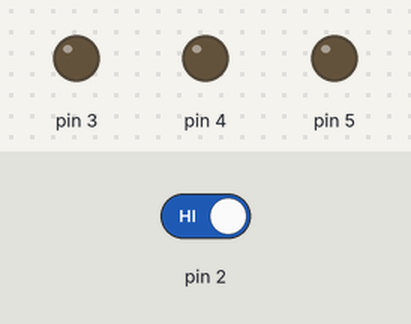
This sketch was run on a simulated Arduino Uno, built with avr-gcc and run on an emulated ATmega328P. On the bench: output pins drawn as LEDs (lit = HIGH). Dashed ring = blinking. The inputs (shaded band) are chosen by the test bench; at power-on: pin 2 HIGH.

Above: at 0.1 s.
At 14.45 s:
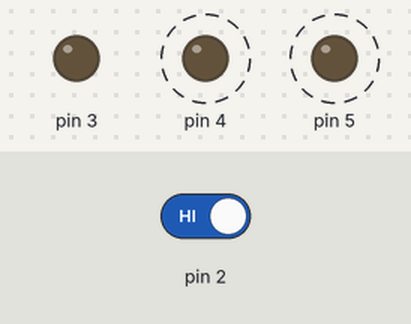
14.5 s: pin 2 driven LOW
At 17.9 s:
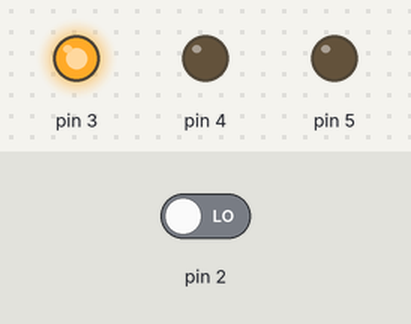
Timing chart, 0 to 19.4 s (numbered marks = the images above; inputs shaded):
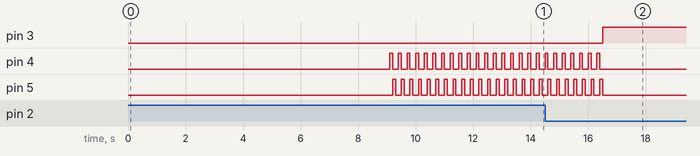

Measured:
- after the input at 14.5 s, pin 3: LOW → HIGH after 2.0 s

The sketch:

specialSpaceshipInterface.ino
```cpp
int switchstate = 0, delayIndex = 0, delayState = 10;

void setup(){
  // declare the LED pins as outputs
  pinMode(3,OUTPUT);
  pinMode(4,OUTPUT);
  pinMode(5,OUTPUT);

  // declare the switch pin as an input
  pinMode(2,INPUT);
}

void loop(){

  // read the value of the switch
  // digitalRead() checks to see if there is voltage on the pin or not
  switchstate = digitalRead(2);

  if (switchstate == LOW && delayState == 10) { // the button is not pressed
    digitalWrite(3, HIGH); // turn the green LED on pin 3 on
    digitalWrite(4, LOW);  // turn the red LED on pin 4 off
    digitalWrite(5, LOW);  // turn the red LED on pin 5 off
  } else if(switchstate == HIGH && delayState == 10){
    // change delay state here
    delayState = 9;
    digitalWrite(3, LOW); // turn of the green LED on pin 3
  }else if(delayState <= 0){
    // flash the red leds here
    delay(100);
    digitalWrite(4, HIGH);
    delay(100);
    digitalWrite(4, LOW);
    digitalWrite(5, HIGH);
    delay(100);
    digitalWrite(5, LOW);
    delayIndex++;
    if(delayIndex == 25){
      delayIndex = 0;
      delayState = 10;
    }
  } else { // the button is pressed or has been
    delay(1000);
    delayState--; // waits 1 second and then decreases delayState with one which will cause an delay for 10 seconds before the led changes
  }
}
```
